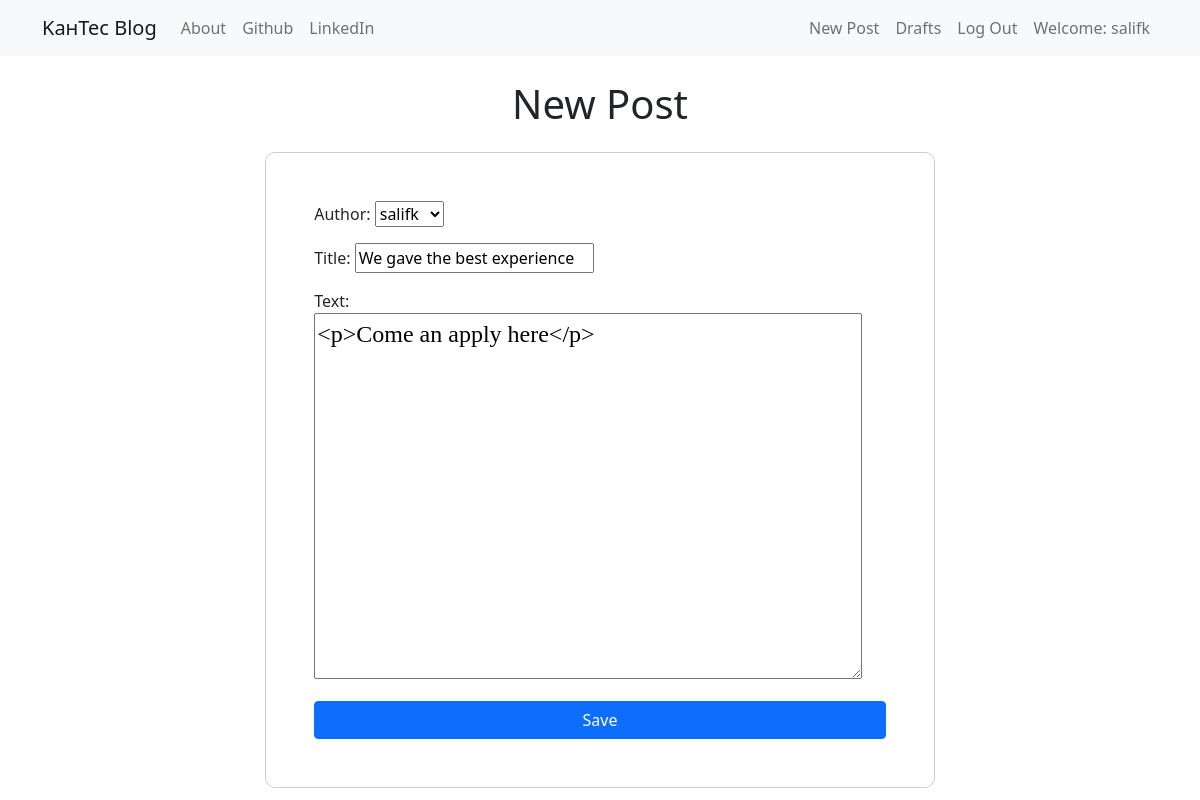
Screenshot of /post/1/edit (signed in) with the database file from the repository.
### blog/models.py (models this page shows, shortened)
class Post(models.Model):
    author = models.ForeignKey('auth.User', on_delete=models.CASCADE)
    title = models.CharField(max_length=200)
    text = models.TextField()
    create_delete = models.DateTimeField(default=timezone.now)
    published_date = models.DateField(blank=True, null=True);

### blog/views.py (the view)
# urls.py: path('post/<int:pk>/edit', views.PostUpdateView.as_view(), name='post_edit'),
class PostUpdateView(LoginRequiredMixin,UpdateView):
    login_url = '/login/'
    redirect_field_name = 'blog/post_detail.html'
    form_class = PostForm
    model = Post

### blog/forms.py
class PostForm(forms.ModelForm):
    class Meta():
        model = Post
        fields = ('author', 'title', 'text');
        widgets = {
            'title': forms.TextInput(attrs={'class': 'textinputclasss'}),
            'text': forms.Textarea(attrs={'class': 'editable medium-editor-textarea postcontent'}),
        }

### blog/templates/blog/post_form.html (shortened to what this page needs)
{% extends "blog/base.html" %}
{% block content %}
    <h1 class="text-center my-4">New Post</h1>
    <div class="d-flex justify-content-center ">
        <div class="card centered-form">
            <div class="card-body">
                <form class="post-form" method="post">
                    {{ form.as_p }}
                    <button type="submit" class="save btn btn-primary w-100">Save</button>
                </form>
            </div>
        </div>
    </div>
{% endblock %}

### blog/templates/blog/base.html (shortened to what this page needs)
<!DOCTYPE html>
<html lang="en">
<head>
    {% load static %}
    <link href="https://cdn.jsdelivr.net/npm/bootstrap@5.0.2/dist/css/bootstrap.min.css" rel="stylesheet">
    <link rel="stylesheet" href="//cdn.jsdelivr.net/npm/medium-editor@latest/dist/css/medium-editor.min.css" type="text/css" media="screen" charset="utf-8">
    <link rel="stylesheet" href="{% static 'css/blog.css' %}">
</head>
<body>
<nav class="navbar navbar-expand-md navbar-light bg-light">
    <div class="container">
        <a class="navbar-brand" href="{% url 'post_list' %}">KaнTec Blog</a>
        <div class="collapse navbar-collapse" id="navbarNav">
            <ul class="navbar-nav">
                <li class="nav-item">
                    <a class="nav-link" href="{% url 'about' %}">About</a>
                </li>
                <li class="nav-item">
                    <a class="nav-link" href="#">Github</a>
                </li>
                <li class="nav-item">
                    <a class="nav-link" href="#">LinkedIn</a>
                </li>
            </ul>
            <ul class="navbar-nav ms-auto">
                {% if user.is_authenticated %}
                    <li class="nav-item">
                        <a class="nav-link" href="{% url 'post_new' %}">New Post</a>
                    </li>
                    <li class="nav-item">
                        <a class="nav-link" href="{% url 'post_draft_list' %}">Drafts</a>
                    </li>
                    <li class="nav-item">
                        <a class="nav-link" href="{% url 'logout' %}">Log Out</a>
                    </li>
                    <li class="nav-item">
                        <a class="nav-link" href="#">Welcome: {{ user.username }}</a>
                    </li>
                {% else %}
                    <li class="nav-item">
                        <a class="nav-link" href="{% url 'login' %}"><i class="bi bi-person"></i> Login</a>
                    </li>
                {% endif %}
            </ul>
        </div>
    </div>
</nav>
<div class="container mt-4">
    <div class="blog_posts">
        {% block content %}
        {% endblock %}
    </div>
</div>
</body>
</html>

### blog/static/css/blog.css (style rules this page uses)
.postcontent { font-family: "Montserrat"; font-size: 1.5rem; }
.centered-form { padding: 2rem; border: 1px solid #ccc; border-radius: 10px; width: 60%; max-width: 800px; margin: auto; padding-right: auto; }

### rows the page displays
Post: author "salifk", title "We gave the best experience", text "<p>Come an apply here</p>"

### other values shown
{{ user.username }} "salifk"
